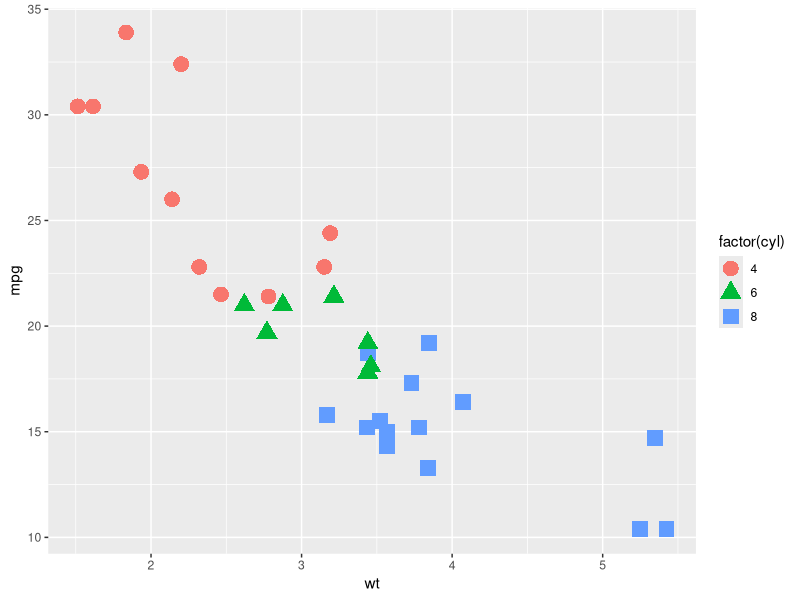

Write the R code that produced this figure.
library(ggplot2)
df <- mtcars

#DATA & AESTHETICS
pl <- ggplot(df,aes(x=wt, y=mpg))

#GEOMETRY
print(pl + geom_point(aes(shape=factor(cyl),color=factor(cyl)), size=5))

